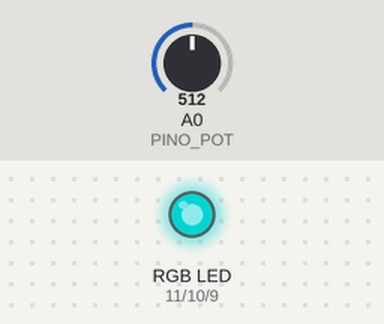
Simulated run of this sketch. Board: Arduino Uno, built with avr-gcc and run on an emulated ATmega328P. On the bench: an RGB LED mixed from three pins (HIGH = lit). The inputs (shaded band) are chosen by the test bench; at power-on: A0 (PINO_POT) = 512. Dim RGB values are drawn brighter than linear.

Above: at 1.2 s.
1.3 s: A0 (PINO_POT) set to 716
At 2.1 s:
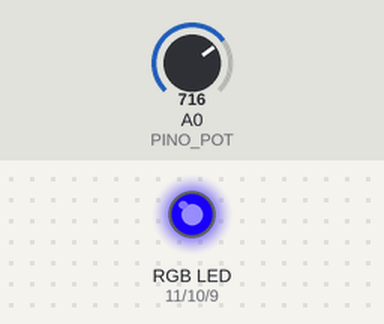
2.8 s: A0 (PINO_POT) set to 900
At 4.0 s:
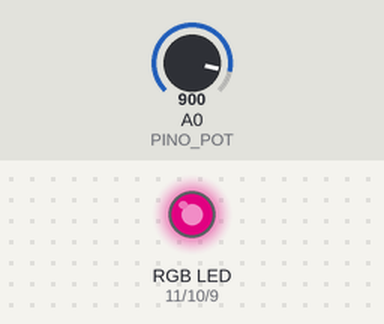
4.3 s: A0 (PINO_POT) set to 1023
At 5.1 s:
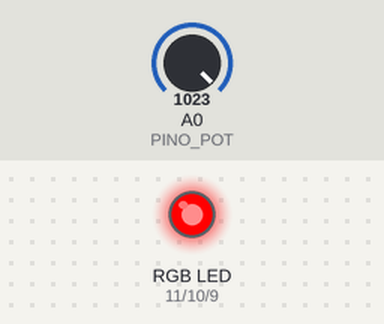
5.8 s: A0 (PINO_POT) set to 502
At 6.8 s:
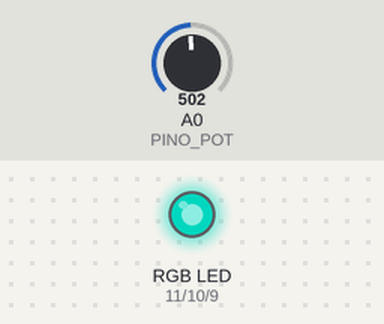
7.3 s: A0 (PINO_POT) set to 522
At 7.8 s:
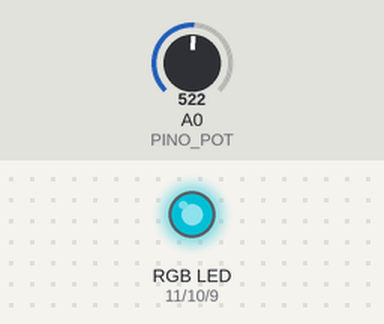
8.8 s: A0 (PINO_POT) set to 0
At 9.9 s:
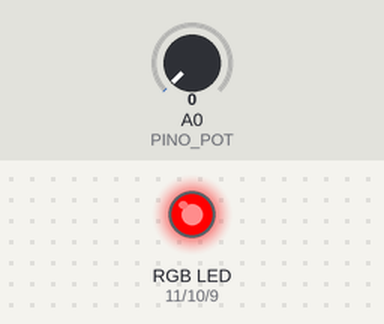
Timing chart, 0 to 11.3 s (numbered marks = the images above; inputs shaded):
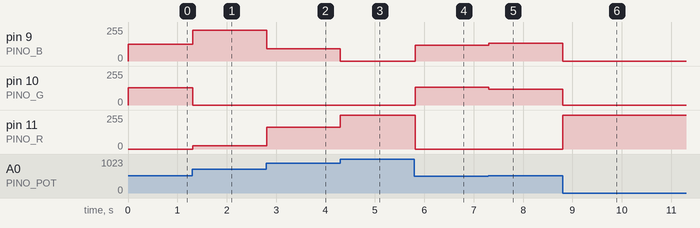

The sketch:

desafio3_rgb_potenciometro.ino
```cpp
/*
  Oficina de Robótica SELFÍS — Desafio da Prática 3
  Gire o potenciômetro para escolher a cor do LED RGB (roda de cores).
  Montagem: a da Prática 3 + o potenciômetro da Prática 2 (5V, A0, GND).
*/
const int PINO_R = 11;
const int PINO_G = 10;
const int PINO_B = 9;
const int PINO_POT = A0;

void setup() {
  pinMode(PINO_R, OUTPUT);
  pinMode(PINO_G, OUTPUT);
  pinMode(PINO_B, OUTPUT);
}

void cor(int r, int g, int b) {
  analogWrite(PINO_R, r);
  analogWrite(PINO_G, g);
  analogWrite(PINO_B, b);
}

void loop() {
  // Divide o giro em 3 trechos de 256 passos: vermelho -> verde -> azul -> vermelho
  int h = map(analogRead(PINO_POT), 0, 1023, 0, 767);

  if (h < 256) {              // vermelho -> verde (passa pelo amarelo)
    cor(255 - h, h, 0);
  } else if (h < 512) {       // verde -> azul (passa pelo ciano)
    h = h - 256;
    cor(0, 255 - h, h);
  } else {                    // azul -> vermelho (passa pelo magenta)
    h = h - 512;
    cor(h, 0, 255 - h);
  }
  delay(20);
}
```

Measured:
- after the input at 1.3 s, pin 9 (PINO_B): 127/255 → 231/255 at once; pin 10 (PINO_G): 128/255 → 0/255 at once; pin 11 (PINO_R): 0/255 → 24/255 at once
- after the input at 2.8 s, pin 9 (PINO_B): 231/255 → 93/255 at once; pin 11 (PINO_R): 24/255 → 162/255 at once
- after the input at 4.3 s, pin 9 (PINO_B): 93/255 → 0/255 at once; pin 11 (PINO_R): 162/255 → 255/255 at once
- after the input at 5.8 s, pin 9 (PINO_B): 0/255 → 120/255 at once; pin 10 (PINO_G): 0/255 → 135/255 at once; pin 11 (PINO_R): 255/255 → 0/255 at once
- after the input at 7.3 s, pin 9 (PINO_B): 120/255 → 135/255 at once; pin 10 (PINO_G): 135/255 → 120/255 at once
- after the input at 8.8 s, pin 9 (PINO_B): 135/255 → 0/255 at once; pin 10 (PINO_G): 120/255 → 0/255 at once; pin 11 (PINO_R): 0/255 → 255/255 at once
